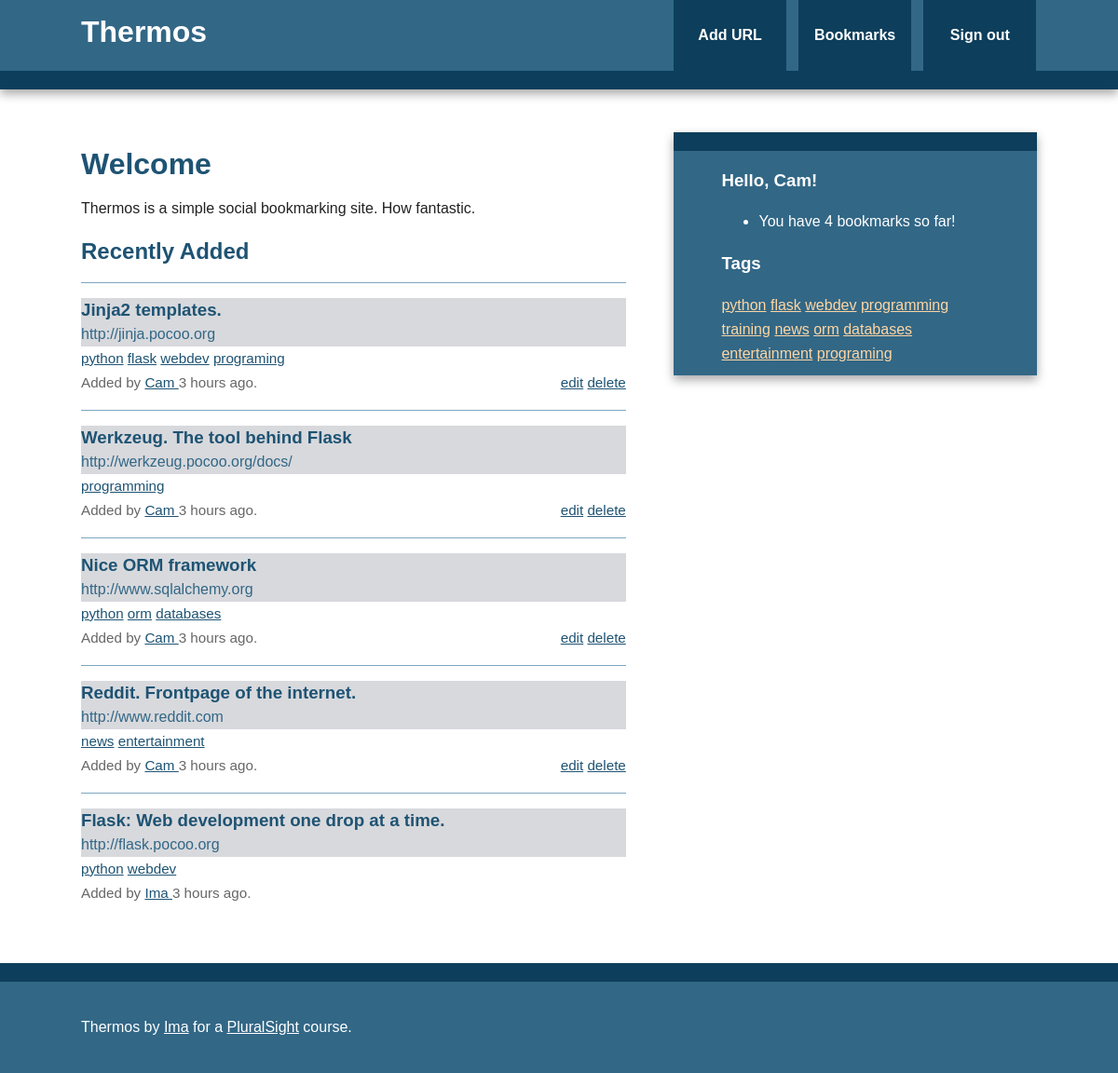
The app's page / (signed in) with its own data.
### thermos/models.py (models this page shows, shortened)
class Bookmark(db.Model):
    id = db.Column(db.Integer, primary_key=True)
    url = db.Column(db.Text, nullable=False)
    date = db.Column(db.DateTime, default=datetime.utcnow)
    description = db.Column(db.String(300))
    user_id = db.Column(db.Integer, db.ForeignKey('user.id'), nullable=False)
    _tags = db.relationship("Tag", secondary=tags, lazy='joined',
                            backref=db.backref("bookmarks", lazy="dynamic"))
    @staticmethod
    def newest(num):
        return Bookmark.query.order_by(desc(Bookmark.date)).limit(num)
    @property
    def tags(self):
        return ",".join([t.name for t in self._tags])
    @tags.setter
    def tags(self, string):
        if string:
            self._tags = [Tag.get_or_create(name) for name in string.split(',')]
        else:
            self._tags = []

class Tag(db.Model):
    id = db.Column(db.Integer, primary_key=True)
    name = db.Column(db.String(25), nullable=False, unique=True, index=True)
    @staticmethod
    def all():
        return Tag.query.all()
    def __repr__(self):
        return self.name

class User(db.Model, UserMixin):
    id = db.Column(db.Integer, primary_key=True)
    username = db.Column(db.String(80), unique=True)
    email = db.Column(db.String(120), unique=True)
    bookmarks = db.relationship('Bookmark', backref='user', lazy='dynamic')
    password_hash = db.Column(db.String)
    @property
    def password(self):
        raise AttributeError('password: write-only field')

### thermos/main/views.py (the view)
@main.route('/')
def index():
    return render_template('index.html', new_bookmarks=Bookmark.newest(5))

### thermos/main/views.py (called while the page is built)
@login_manager.user_loader
def load_user(userid):
    return User.query.get(int(userid))

@main.app_context_processor
def inject_tags():
    return dict(all_tags=Tag.all)

### thermos/templates/index.html (shortened to what this page needs)
{% extends "base.html" %}
{% block content %}
  <article>
    <header>
      <h1>Welcome</h1>
      <p>Thermos is a simple social bookmarking site.  How fantastic.</p>
    </header>
    <section>
      <h2>Recently Added</h2>
      {% if new_bookmarks.count() > 0 %}
        {% with bookmarks=new_bookmarks %}
          {% include "bookmark_list.html" %}
        {% endwith %}
      {% else %}
          No bookmarks have been added yet.
      {% endif %}
    </section>
  </article>
{% endblock %}

### thermos/templates/base.html (shortened to what this page needs)
<!doctype html>
<html class="no-js" lang="">
    <head>
        {% block styles %}
          <link rel="stylesheet" href="{{ url_for('static', filename='css/normalize.min.css') }}">
          <link rel="stylesheet" href="{{ url_for('static', filename='css/main.css') }}">
        {% endblock %}
    </head>
    <body>
        <div class="header-container">
            <header class="wrapper clearfix">
                <a href="{{ url_for('main.index') }}"><h1 class="title">Thermos</h1></a>
                <nav>
                    <ul>
                        <li><a href="{{url_for('bookmarks.add')}}">Add URL</a></li>
                        {% if current_user.is_authenticated %}
                          <li>
                            <a href="{{ url_for('bookmarks.user', username=current_user.username)}}">Bookmarks</a>
                          </li>
                          <li>
                            <a href="{{ url_for('auth.logout') }}">Sign out</a>
                          </li>
                        {% endif %}
                    </ul>
                </nav>
            </header>
        </div>
        <div class="main-container">
            <div class="main wrapper clearfix">
              {% block content %}
              {% endblock %}
              {% block sidebar %}
              <aside>
                  {% if current_user.is_authenticated %}
                    <h3>Hello, {{ current_user.username }}!</h3>
                    <ul>
                      <li>You have {{ current_user.bookmarks.count()}} bookmarks so far!</li>
                    </ul>
                  {% else %}
                      <h3>Hello!</h3>
                      <p>
                        When you're logged in, you can see some information about your bookmark collection here.  Easy, and at a glance.
                      </p>
                  {% endif %}
                  <h3>Tags</h3>
                  {% for t in all_tags() %}
                    <a href="{{ url_for('bookmarks.tag', name=t) }}">{{t}}</a>
                  {% endfor %}
              </aside>
              {% endblock %}
            </div>
        </div>
        <div class="footer-container">
            <footer class="wrapper">
                <p>Thermos by <a href="http://blinkwink.org">Ima</a> for a <a href="http://pluralsight.com">PluralSight</a> course.</p>
            </footer>
        </div>
    </body>
</html>

### thermos/templates/bookmark_list.html
<ul class="bookmarks">
    {% for bookmark in bookmarks %}
        <li>
            {% include "bookmark.html" %}
        </li>
    {% endfor %}
</ul>

### thermos/templates/bookmark.html
<div class="bookmark">
    <a class="header" href="{{ bookmark.url }}">
        <h3 class="description">
            {{ bookmark.description|truncate(50, killwords=True)}}
        </h3>
        <span class="url">
            {{ bookmark.url|truncate(50, killwords=True) }}
        </span>
    </a>
    <div class="info">
        <span class="tags">
            {% if bookmark.tags %}
                {% for t in bookmark._tags %}
                    <a href="{{url_for('bookmarks.tag', name=t)}}">{{ t }}</a>
                {% endfor %}
            {%else%}
                No tags.
            {% endif %}
        </span>
        <br>
        Added by <a href="{{ url_for('bookmarks.user', username=bookmark.user.username) }}">
            {{bookmark.user.username}}
        </a>
        {{ moment(bookmark.date).fromNow() }}.
        {% if current_user == bookmark.user %}
            <span class="editlinks">
                <a href="{{ url_for('bookmarks.edit', bookmark_id=bookmark.id) }}">edit</a>
                <a href="{{ url_for('bookmarks.delete', bookmark_id=bookmark.id) }}">delete</a>
            </span>
        {% endif %}
    </div>
</div>

### thermos/static/css/main.css (style rules this page uses)
html, button, input, select, textarea { color: #222; }
html { font-size: 1em; line-height: 1.4; }
body { font: 16px/26px Helvetica, Helvetica Neue, Arial; }
.wrapper { width: 90%; margin: 0 5%; }
.header-container { border-bottom: 20px solid #0D3E5B; }
.footer-container, .main aside { border-top: 20px solid #0D3E5B; }
.header-container, .footer-container, .main aside { background: #326786; }
.title { color: white; }
nav ul { margin: 0; padding: 0; list-style-type: none; }
nav a { display: block; margin-bottom: 10px; padding: 15px 0; text-align: center; text-decoration: none; font-weight: bold; color: white; background: #0D3E5B; }
.main { padding: 30px 0; }
.main article h1 { font-size: 2em; }
.main aside { color: white; padding: 0px 5% 10px; }
.footer-container footer { color: white; padding: 20px 0; }
a, a:visited { color: #1E5373; }
h1, h2, h3, h4, h5, h6 { color: #1E5373; }
aside a { color: #FFD6A3; }
.main aside h3, footer h3, footer a, footer a:visited { color: white; }
section { clear: left; }
ul.bookmarks { list-style: none none; padding-left: 0; }
.bookmark { padding-bottom: .5em; border-top: 1px solid #7EA6BF; padding: 1em 0; }
a.header { color: #326786; text-decoration: none; background-color: #D8D9DD; display: block; }
a.header h3 { margin: 0 0; }
div.info { font-size: .95em; color: #666666; }
span.editlinks { float: right; }
@media only screen and (min-width: 480px) { nav a { float: left; width: 27%; margin: 0 1.7%; padding: 25px 2%; margin-bottom: 0; } }
@media only screen and (min-width: 480px) { nav li:first-child a { margin-left: 0; } }
@media only screen and (min-width: 480px) { nav li:last-child a { margin-right: 0; } }
@media only screen and (min-width: 480px) { nav ul li { display: inline; } }
@media only screen and (min-width: 768px) { .header-container, .main aside { -webkit-box-shadow: 0 5px 10px #aaa; -moz-box-shadow: 0 5px 10px #aaa; box-shadow: 0 5px 10px #aaa; } }
@media only screen and (min-width: 768px) { .title { float: left; } }
@media only screen and (min-width: 768px) { nav { float: right; width: 38%; } }
@media only screen and (min-width: 768px) { .main article { float: left; width: 57%; } }
@media only screen and (min-width: 768px) { .main aside { float: right; width: 28%; } }
@media only screen and (min-width: 1140px) { .wrapper { width: 1026px; margin: 0 auto; } }
.clearfix:before, .clearfix:after { content: " "; display: table; }
.clearfix:after { clear: both; }
.clearfix { *zoom: 1; }

### records on screen
Bookmark: description "Jinja2 templates.", url "http://jinja.pocoo.org", user.username "Cam", date "3 hours ago"
Tag: name "python"
Tag: name "flask"
Tag: name "webdev"
Tag: name "programing"
Bookmark: description "Werkzeug. The tool behind Flask", url "http://werkzeug.pocoo.org/docs/", user.username "Cam", date "3 hours ago"
Tag: name "programming"
Bookmark: description "Nice ORM framework", url "http://www.sqlalchemy.org", user.username "Cam", date "3 hours ago"
Tag: name "orm"
Tag: name "databases"
Bookmark: description "Reddit. Frontpage of the internet.", url "http://www.reddit.com", user.username "Cam", date "3 hours ago"
Tag: name "news"
Tag: name "entertainment"
Bookmark: description "Flask: Web development one drop at a time.", url "http://flask.pocoo.org", user.username "Ima", date "3 hours ago"
User: username "Cam"
Tag: name "training"

### other values on screen
{{ current_user.bookmarks.count() }} "4"
